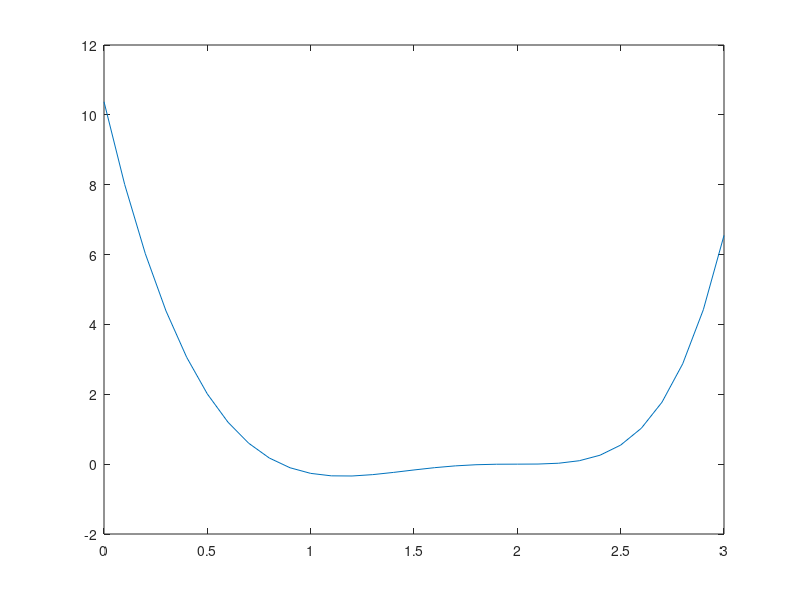

Write the MATLAB code that produced this figure. (Note: this script raises an error after producing the figure.)
clear all;clc;
f=@(x) 14*x*exp((x-2))-12*exp((x-2))-7*x^3+20*x^2-26*x+12;
x=0:0.1:3;
y=zeros(size(x));
for i=1:length(x)
  y(i)=f(x(i));
endfor
plot(x,y)

tol=10^-5;

function y=iter(f,x0)
  syms x;
  dydx=diff(sym(f));
  df=double(subs(dydx,{x},{x0}));
  y=x0-f(x0)/df;
endfunction

function NewtonRapson(f,a,tol)
  counter=1;
  fprintf("iter \t err ")
  b=iter(f,a)
  while abs(b-a)>tol
    fprintf("%d \t %f \t %f \t %f",counter,a,b,abs(b-a))
    counter++;
    a=b
    b=iter(f,a)
  endwhile
endfunction


NewtonRapson(f,3,tol)
